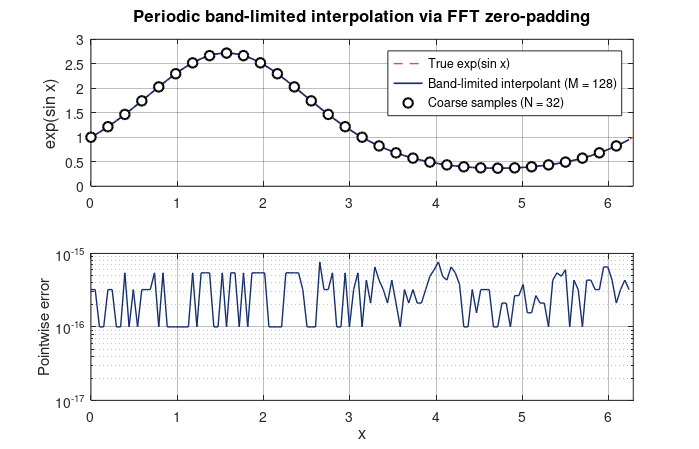

Source code (MATLAB):
% zero_padding_interpolation.m
% Chapter 9: Physical and Fourier Space on Grids
%
% Demonstrates band-limited interpolation via zero-padding in Fourier space.
% This is Etude 5 from the chapter.
%
% Author: Dr. Denys Dutykh
% Date: February 2026

function zero_padding_interpolation()
    % Coarse grid parameters
    N = 32;
    j = 0:N-1;
    x_coarse = 2*pi*j/N;

    % Test function: exp(sin(x))
    v = exp(sin(x_coarse));

    % Interpolate via zero-padding
    q = 4;
    M = q * N;
    x_fine = 2*pi*(0:M-1)/M;
    v_fine = zero_pad_interpolate(v, q);

    % Dense grid for the true function
    x_dense = linspace(0, 2*pi, 500);
    v_true = exp(sin(x_dense));

    % Exact function at interpolated points for error
    v_exact = exp(sin(x_fine));

    % Compute interpolation error
    err = max(abs(v_fine - v_exact));
    fprintf('N = %d coarse points, M = %d fine points\n', N, M);
    fprintf('Maximum interpolation error: %.2e\n', err);

    % Create two-panel figure
    figure('Position', [100, 100, 700, 450]);

    % --- Top panel: function, interpolant, samples ---
    subplot(2, 1, 1);
    plot(x_dense, v_true, '--', 'Color', [0.91, 0.30, 0.24], ...
         'LineWidth', 1.0); hold on;
    plot(x_fine, v_fine, '-', 'Color', [0.08, 0.18, 0.43], ...
         'LineWidth', 1.2);
    plot(x_coarse, v, 'ko', 'MarkerSize', 7, 'MarkerFaceColor', 'w', ...
         'LineWidth', 1.5);
    hold off;

    ylabel('exp(sin x)', 'FontSize', 12);
    title('Periodic band-limited interpolation via FFT zero-padding', ...
          'FontSize', 12);
    legend('True exp(sin x)', sprintf('Band-limited interpolant (M = %d)', M), ...
           sprintf('Coarse samples (N = %d)', N), 'Location', 'northeast');
    xlim([0, 2*pi]);
    grid on;
    set(gca, 'GridAlpha', 0.3);

    % --- Bottom panel: pointwise error ---
    subplot(2, 1, 2);
    semilogy(x_fine, abs(v_fine - v_exact) + 1e-16, '-', ...
             'Color', [0.08, 0.18, 0.43], 'LineWidth', 1.0);

    xlabel('x', 'FontSize', 12);
    ylabel('Pointwise error', 'FontSize', 11);
    xlim([0, 2*pi]);
    grid on;
    set(gca, 'GridAlpha', 0.3);

    % Save figure
    set(gcf, 'PaperPositionMode', 'auto');
    print('-dpdf', '../../../textbook/figures/ch09/matlab/zero_padding_interpolation.pdf');
    fprintf('Figure saved to textbook/figures/ch09/matlab/zero_padding_interpolation.pdf\n');
end

function v_fine = zero_pad_interpolate(v, q)
    % Interpolate a periodic function by zero-padding in Fourier space.
    N = length(v);
    M = q * N;

    % Forward FFT
    v_hat = fft(v);

    % Zero-pad in Fourier space
    v_hat_padded = zeros(1, M);

    % Copy low frequencies
    v_hat_padded(1:N/2) = v_hat(1:N/2);
    v_hat_padded(end-N/2+2:end) = v_hat(N/2+2:end);

    % Handle Nyquist mode: split between +N/2 and -N/2
    v_hat_padded(N/2+1) = v_hat(N/2+1) / 2;
    v_hat_padded(M-N/2+1) = v_hat(N/2+1) / 2;

    % Inverse FFT and scale
    v_fine = real(ifft(v_hat_padded)) * q;
end
